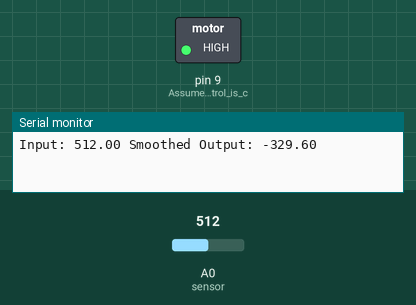
A sketch run on a simulated Arduino Uno, built with avr-gcc and run on an emulated ATmega328P. Parts: switched loads named in the sketch (green lamp = pin HIGH), the last lines printed to the serial monitor. The test bench sets the inputs (shaded band); at power-on: A0 (sensor) = 512.

Above: at 0.1 s.
At 10.5 s:
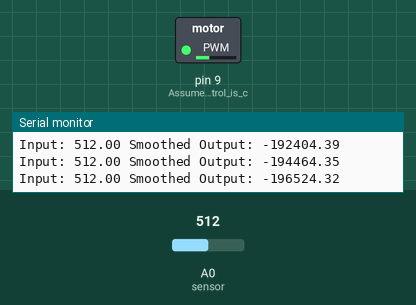
At 97.68 s:
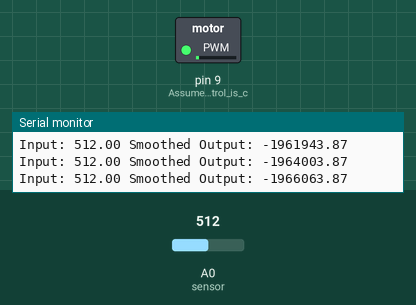
At 113.82 s:
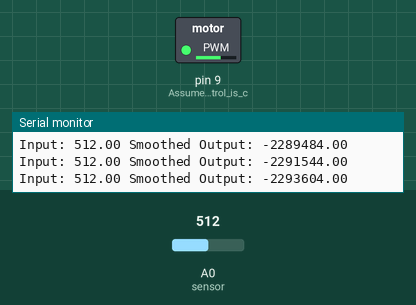
Timing chart, 0 to 115.4 s (numbered marks = the images above):
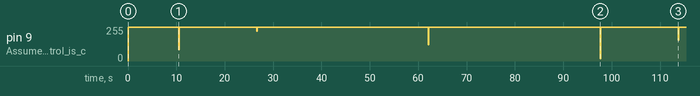

Measured:
- by itself, pin 9 (Assume_motor_control_is_c): 0/255 → 255/255 at 0.00 s, → 84/255 10.4 s later, → 255/255 0.10 s later, → 224/255 16.0 s later, … (11 changes in this stretch)

The sketch:

sketch_sep10b.ino
```cpp
// Define PID parameters
double Kp = 2, Ki = 5, Kd = 1;
double setpoint = 100; // Desired speed
double input;         // Current speed (to be measured)
double output;        // PWM output to the motor

// Define exponential smoothing variables
double alpha = 0.1; // Smoothing factor
double previousSmoothedOutput = 0;

// PID control function
double pidCompute(double input, double setpoint, double Kp, double Ki, double Kd) {
    static double integral = 0;
    static double prevError = 0;

    double error = setpoint - input;
    integral += error;
    double derivative = error - prevError;

    double output = Kp * error + Ki * integral + Kd * derivative;

    prevError = error;
    return output;
}

// Exponential smoothing function
double exponentialSmoothing(double currentValue, double previousSmoothedValue, double alpha) {
    return alpha * currentValue + (1 - alpha) * previousSmoothedValue;
}

void setup() {
    Serial.begin(9600);
    pinMode(9, OUTPUT); // Assume motor control is connected to PWM pin 9
}

void loop() {
    // Measure the current speed
    input = analogRead(A0); // Example: reading from an analog sensor

    // Compute PID output
    double pidOutput = pidCompute(input, setpoint, Kp, Ki, Kd);

    // Apply exponential smoothing
    double smoothedOutput = exponentialSmoothing(pidOutput, previousSmoothedOutput, alpha);

    // Apply the smoothed output to the motor
    analogWrite(9, smoothedOutput);

    // Update the previous smoothed value
    previousSmoothedOutput = smoothedOutput;

    // Print values for debugging
    Serial.print("Input: ");
    Serial.print(input);
    Serial.print(" Smoothed Output: ");
    Serial.println(smoothedOutput);

    delay(100); // Delay of 100 milliseconds
}
```
